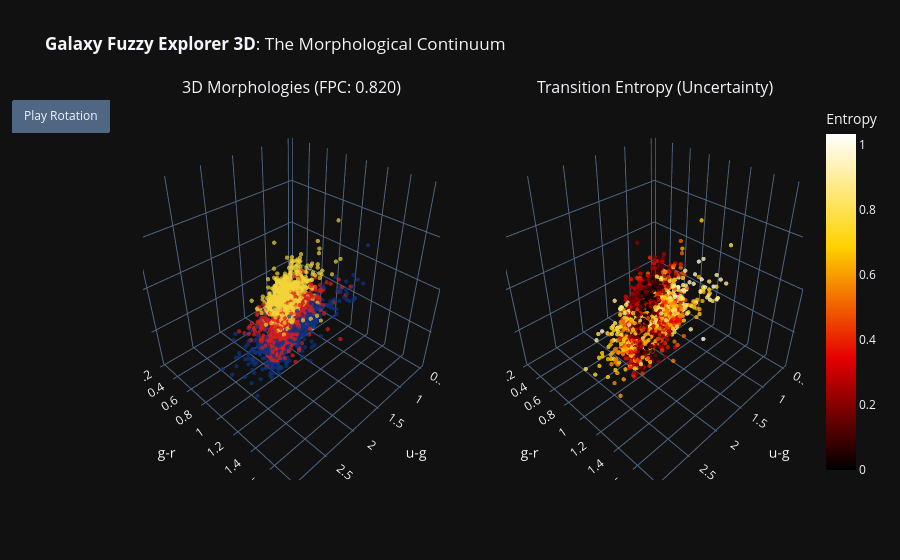

Notebook code cell kept with this figure:
### Code cell
engine.Load_3D().fit(n_clusters=3).Interactive_Mode()

### Figure 1 — Plotly figure (JSON) as saved in the notebook; plotly's stock layout.template omitted (floating-point values rounded to 4 significant figures; data arrays with more than 128 entries replaced by an {"elided": "..."} marker saying what was removed)
{"data": [{"hoverinfo": "text", "marker": {"color": {"elided": "4500 int values"}, "colorscale": [[0, "rgb(12,51,131)"], [0.25, "rgb(10,136,186)"], [0.5, "rgb(242,211,56)"], [0.75, "rgb(242,143,56)"], [1, "rgb(217,30,30)"]], "opacity": 0.7, "size": 2.5}, "mode": "markers", "scene": "scene", "text": {"elided": "4500 str values"}, "type": "scatter3d", "x": {"elided": "4500 float values"}, "y": {"elided": "4500 float values"}, "z": {"elided": "4500 float values"}}, {"hoverinfo": "text", "marker": {"color": {"elided": "4500 float values"}, "colorbar": {"title": {"text": "Entropy"}, "x": 1.02}, "colorscale": [[0, "rgb(0,0,0)"], [0.3333, "rgb(230,0,0)"], [0.6667, "rgb(255,210,0)"], [1, "rgb(255,255,255)"]], "opacity": 0.8, "size": 2.5}, "mode": "markers", "scene": "scene2", "text": {"elided": "4500 str values"}, "type": "scatter3d", "x": {"elided": "4500 float values"}, "y": {"elided": "4500 float values"}, "z": {"elided": "4500 float values"}}], "layout": {"annotations": [{"font": {"size": 16}, "showarrow": false, "text": "3D Morphologies (FPC: 0.820)", "x": 0.225, "xanchor": "center", "xref": "paper", "y": 1, "yanchor": "bottom", "yref": "paper"}, {"font": {"size": 16}, "showarrow": false, "text": "Transition Entropy (Uncertainty)", "x": 0.775, "xanchor": "center", "xref": "paper", "y": 1, "yanchor": "bottom", "yref": "paper"}], "scene": {"domain": {"x": [0, 0.45], "y": [0, 1]}, "xaxis": {"title": {"text": "u-g"}}, "yaxis": {"title": {"text": "g-r"}}, "zaxis": {"title": {"text": "Redshift"}}}, "scene2": {"domain": {"x": [0.55, 1], "y": [0, 1]}, "xaxis": {"title": {"text": "u-g"}}, "yaxis": {"title": {"text": "g-r"}}, "zaxis": {"title": {"text": "Redshift"}}}, "showlegend": false, "title": {"text": "<b>Galaxy Fuzzy Explorer 3D</b>: The Morphological Continuum"}, "updatemenus": [{"buttons": [{"args": [null, {"frame": {"duration": 50, "redraw": true}, "fromcurrent": true}], "label": "Play Rotation", "method": "animate"}], "showactive": false, "type": "buttons"}]}}
